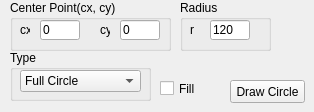
    <widget class="QWidget" name="tab_2">
     <attribute name="title">
      <string>Circle</string>
     </attribute>
     <widget class="QGroupBox" name="groupBox_3">
      <property name="geometry">
       <rect>
        <x>10</x>
        <y>0</y>
        <width>161</width>
        <height>51</height>
       </rect>
      </property>
      <property name="title">
       <string>Center Point(cx, cy)</string>
      </property>
      <widget class="QLabel" name="label_6">
       <property name="geometry">
        <rect>
         <x>10</x>
         <y>20</y>
         <width>10</width>
         <height>20</height>
        </rect>
       </property>
       <property name="minimumSize">
        <size>
         <width>10</width>
         <height>0</height>
        </size>
       </property>
       <property name="maximumSize">
        <size>
         <width>10</width>
         <height>16777215</height>
        </size>
       </property>
       <property name="text">
        <string>cx</string>
       </property>
      </widget>
      <widget class="QLineEdit" name="circleXinput">
       <property name="geometry">
        <rect>
         <x>30</x>
         <y>20</y>
         <width>40</width>
         <height>20</height>
        </rect>
       </property>
       <property name="maximumSize">
        <size>
         <width>40</width>
         <height>16777215</height>
        </size>
       </property>
       <property name="text">
        <string>0</string>
       </property>
      </widget>
      <widget class="QLabel" name="label_11">
       <property name="geometry">
        <rect>
         <x>90</x>
         <y>20</y>
         <width>10</width>
         <height>20</height>
        </rect>
       </property>
       <property name="minimumSize">
        <size>
         <width>10</width>
         <height>0</height>
        </size>
       </property>
       <property name="maximumSize">
        <size>
         <width>10</width>
         <height>16777215</height>
        </size>
       </property>
       <property name="text">
        <string>cy</string>
       </property>
      </widget>
      <widget class="QLineEdit" name="circleYinput">
       <property name="geometry">
        <rect>
         <x>110</x>
         <y>20</y>
         <width>40</width>
         <height>20</height>
        </rect>
       </property>
       <property name="maximumSize">
        <size>
         <width>40</width>
         <height>16777215</height>
        </size>
       </property>
       <property name="text">
        <string>0</string>
       </property>
      </widget>
     </widget>
     <widget class="QPushButton" name="drawCircleBtn">
      <property name="geometry">
       <rect>
        <x>230</x>
        <y>80</y>
        <width>75</width>
        <height>23</height>
       </rect>
      </property>
      <property name="maximumSize">
       <size>
        <width>75</width>
        <height>16777215</height>
       </size>
      </property>
      <property name="text">
       <string>Draw Circle</string>
      </property>
     </widget>
     <widget class="QGroupBox" name="groupBox_8">
      <property name="geometry">
       <rect>
        <x>180</x>
        <y>0</y>
        <width>91</width>
        <height>51</height>
       </rect>
      </property>
      <property name="title">
       <string>Radius</string>
      </property>
      <widget class="QLineEdit" name="circleRinput">
       <property name="geometry">
        <rect>
         <x>30</x>
         <y>20</y>
         <width>40</width>
         <height>20</height>
        </rect>
       </property>
       <property name="maximumSize">
        <size>
         <width>40</width>
         <height>16777215</height>
        </size>
       </property>
       <property name="text">
        <string>120</string>
       </property>
      </widget>
      <widget class="QLabel" name="label_12">
       <property name="geometry">
        <rect>
         <x>10</x>
         <y>20</y>
         <width>10</width>
         <height>20</height>
        </rect>
       </property>
       <property name="minimumSize">
        <size>
         <width>10</width>
         <height>0</height>
        </size>
       </property>
       <property name="maximumSize">
        <size>
         <width>10</width>
         <height>20</height>
        </size>
       </property>
       <property name="text">
        <string>r</string>
       </property>
      </widget>
     </widget>
     <widget class="QGroupBox" name="groupBox_9">
      <property name="geometry">
       <rect>
        <x>10</x>
        <y>50</y>
        <width>141</width>
        <height>51</height>
       </rect>
      </property>
      <property name="title">
       <string>Type</string>
      </property>
      <widget class="QComboBox" name="circleTypeCmb">
       <property name="geometry">
        <rect>
         <x>10</x>
         <y>20</y>
         <width>121</width>
         <height>22</height>
        </rect>
       </property>
       <property name="editable">
        <bool>false</bool>
       </property>
       <property name="currentText">
        <string>Full Circle</string>
       </property>
       <property name="currentIndex">
        <number>0</number>
       </property>
       <property name="minimumContentsLength">
        <number>0</number>
       </property>
       <item>
        <property name="text">
         <string>Full Circle</string>
        </property>
       </item>
       <item>
        <property name="text">
         <string>Semi Circle North</string>
        </property>
       </item>
       <item>
        <property name="text">
         <string>Semi Circle East</string>
        </property>
       </item>
       <item>
        <property name="text">
         <string>Semi Circle South</string>
        </property>
       </item>
       <item>
        <property name="text">
         <string>Semi Circle West</string>
        </property>
       </item>
       <item>
        <property name="text">
         <string>Quad North West</string>
        </property>
       </item>
       <item>
        <property name="text">
         <string>Quad North East</string>
        </property>
       </item>
       <item>
        <property name="text">
         <string>Quad South East</string>
        </property>
       </item>
       <item>
        <property name="text">
         <string>Quad South West</string>
        </property>
       </item>
      </widget>
     </widget>
     <widget class="QCheckBox" name="circleFilled">
      <property name="geometry">
       <rect>
        <x>160</x>
        <y>80</y>
        <width>70</width>
        <height>17</height>
       </rect>
      </property>
      <property name="text">
       <string>Fill</string>
      </property>
      <property name="checked">
       <bool>false</bool>
      </property>
     </widget>
    </widget>
